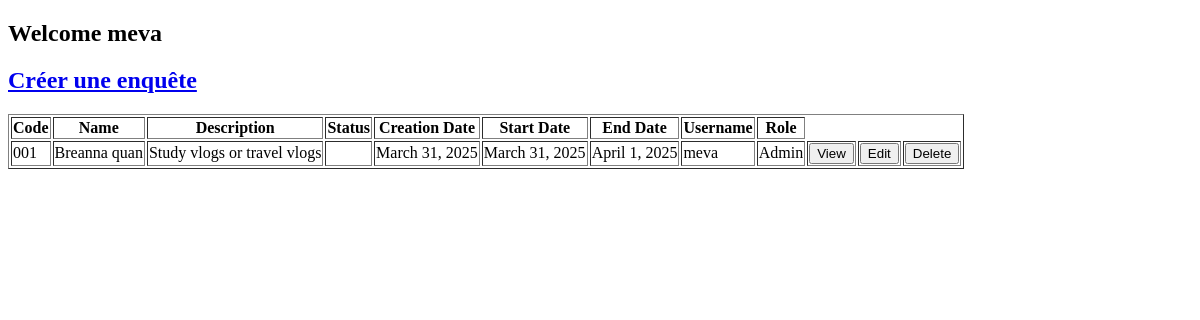
The app's page /home-admin/ (signed in), older data.
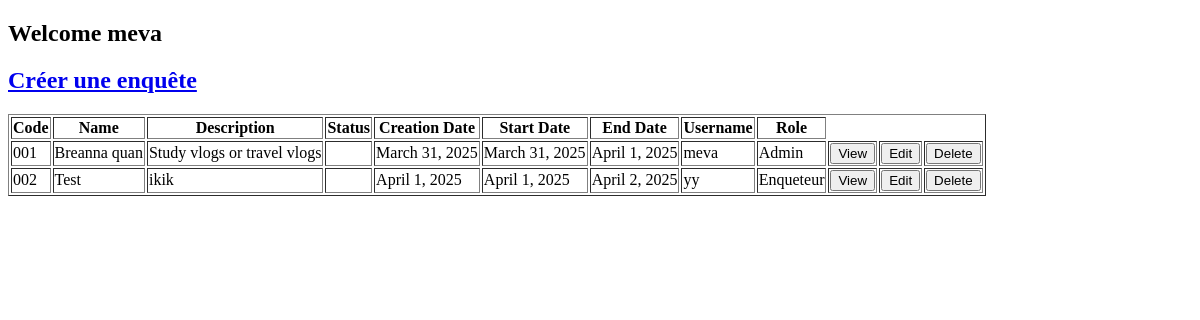
The same page, newer data.
### home/models.py (models this page shows, shortened)
class enquete(models.Model):
    code = models.CharField(max_length = 10, unique = True)
    name = models.CharField(max_length = 100, unique = True)
    description = models.CharField(max_length = 255, null= True, blank= True)
    status = models.CharField(max_length = 10)
    creation_date = models.DateField(auto_now_add = True)
    start_date = models.DateField(null= False, blank= False)
    end_date = models.DateField(null= False, blank= False)
    userID = models.ForeignKey(User, on_delete = models.CASCADE, related_name= 'enquete')
    roleID = models.ForeignKey(role, on_delete = models.CASCADE, related_name= 'enquete')
    token = models.UUIDField(default = uuid.uuid4, editable = False, unique= True)

class role(models.Model):
    role_name = models.CharField(max_length=15)
    def __str__(self):
        return self.role_name

### home/views.py (the view)
# urls.py: path('home-admin/', home_admin, name='home_admin'),
@login_required
def home_admin(request):
    context = {
        'enquetes' : enquete.objects.all()
    }
    return render(request, 'admin/main_admin.html', context)

### home/templates/admin/main_admin.html
{% extends "admin/home_admin.html" %}
{% block main %}
<a href="{% url 'create_enquete' %}"><h2>Créer une enquête</h2></a>
<table border="1">
    <tr>
        <th>Code</th>
        <th>Name</th>
        <th>Description</th>
        <th>Status</th>
        <th>Creation Date</th>
        <th>Start Date</th>
        <th>End Date</th>
        <th>Username</th>
        <th>Role</th>
    </tr>
    {% for enquete in enquetes %}
    <tr>
        <td>{{ enquete.code }}</td>
        <td>{{ enquete.name }}</td>
        <td>{{ enquete.description }}</td>
        <td>{{ enquete.status }}</td>
        <td>{{ enquete.creation_date }}</td>
        <td>{{ enquete.start_date }}</td>
        <td>{{ enquete.end_date }}</td>
        <td>{{ enquete.userID }}</td>
        <td>{{ enquete.roleID }}</td>
        <td><a href="{% url 'view_enquete_admin' enquete.id %}"><button>View</button></a></td>
        <td><a href="{% url 'update_enquete_admin' enquete.id %}"><button>Edit</button></a></td>
        <td><a href="{% url 'delete_enquete_admin' enquete.id %}"><button>Delete</button></a></td>
    </tr>
    {% endfor %}
</table>
{% endblock  %}

### home/templates/admin/home_admin.html (shortened to what this page needs)
{% load static %}
<!DOCTYPE html>
<html lang="en">
<head>
</head>
<body>
    <h2>Welcome {{ user.username }}</h2>
    <main>
        {% block main %}
        {% endblock %}
    </main>
</body>
</html>

Row changes from the older to the newer data that the page shows:
added enquete: code "002", name "Test", description "ikik", creation_date "April 1, 2025", start_date "April 1, 2025", end_date "April 2, 2025", userID "yy", roleID "Enqueteur"
